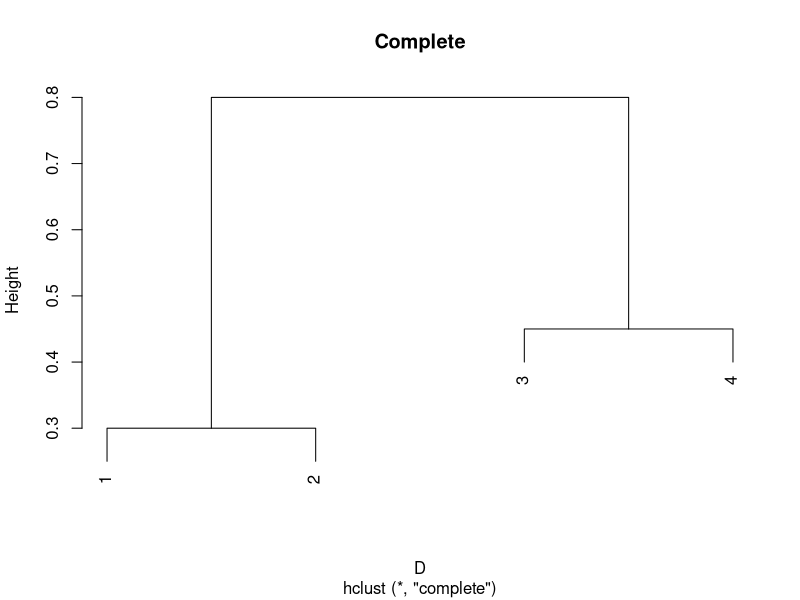
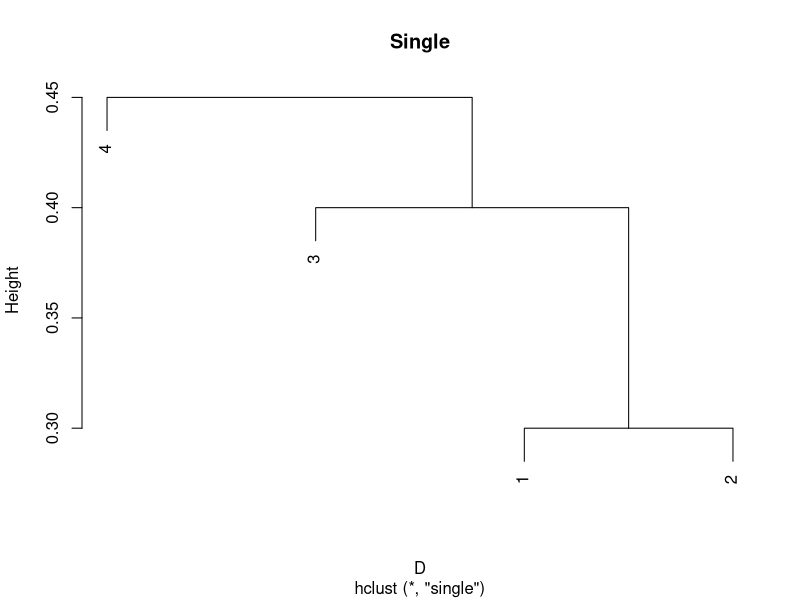
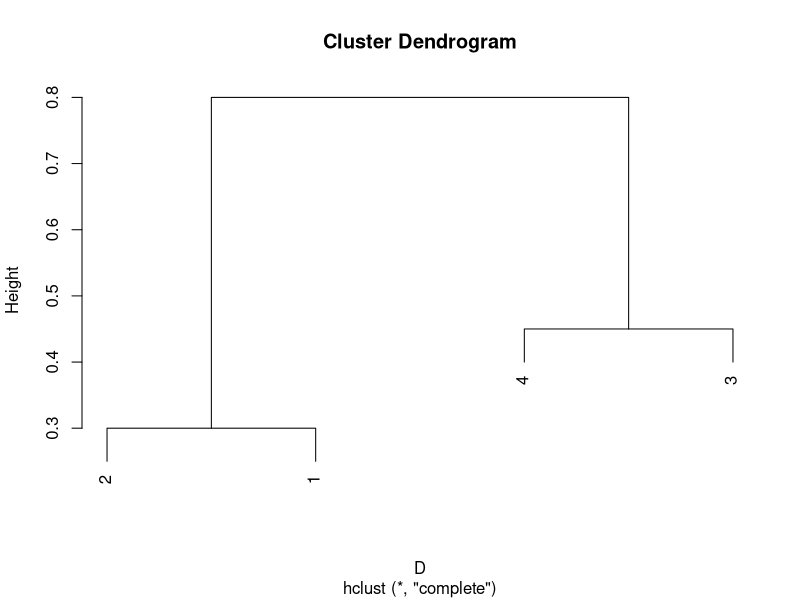
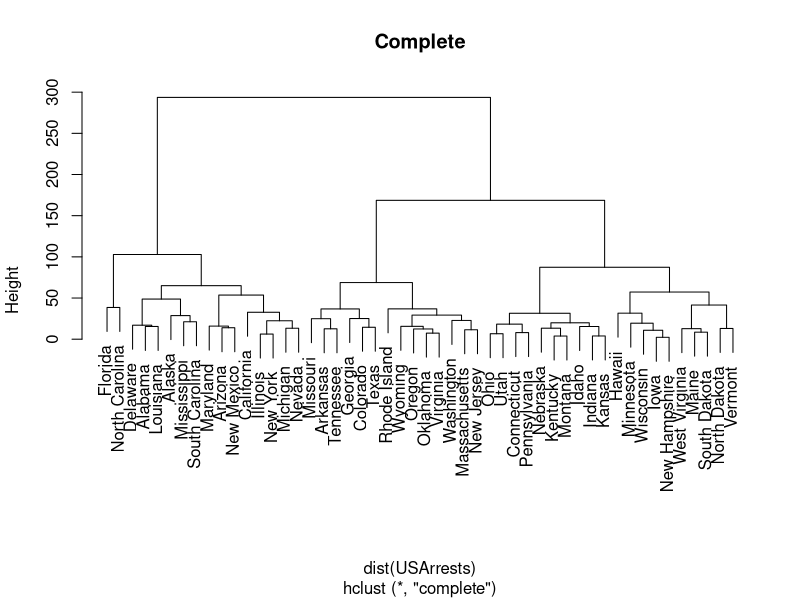
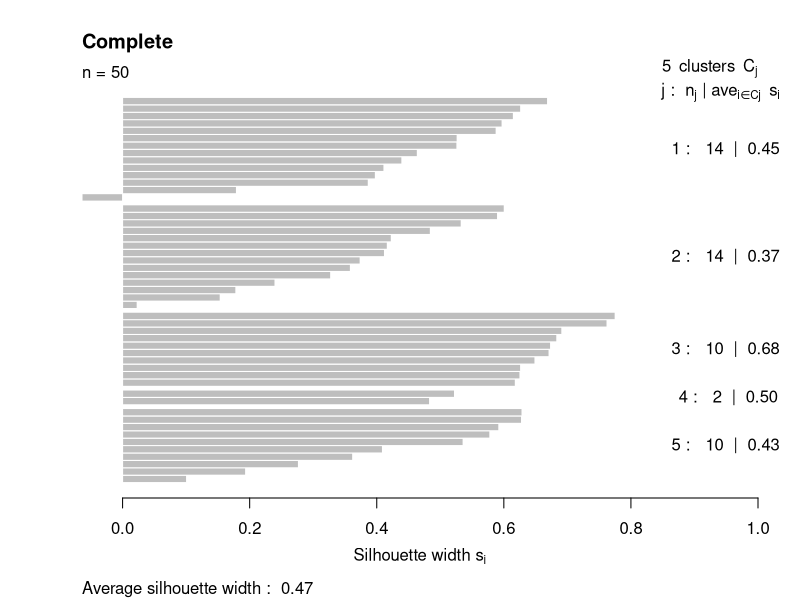
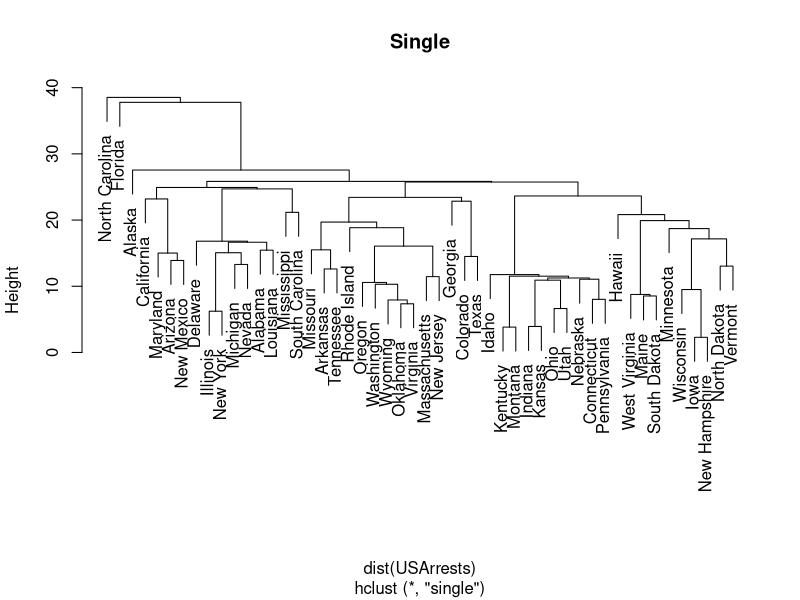
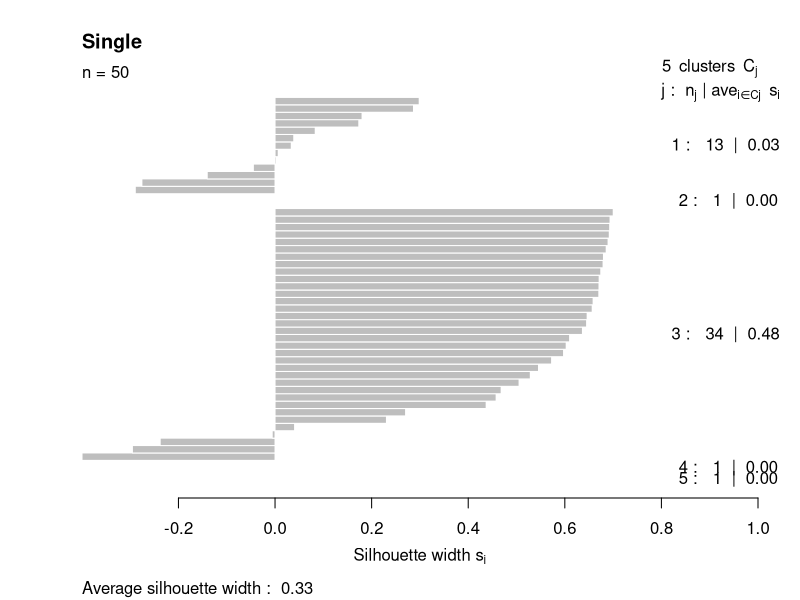
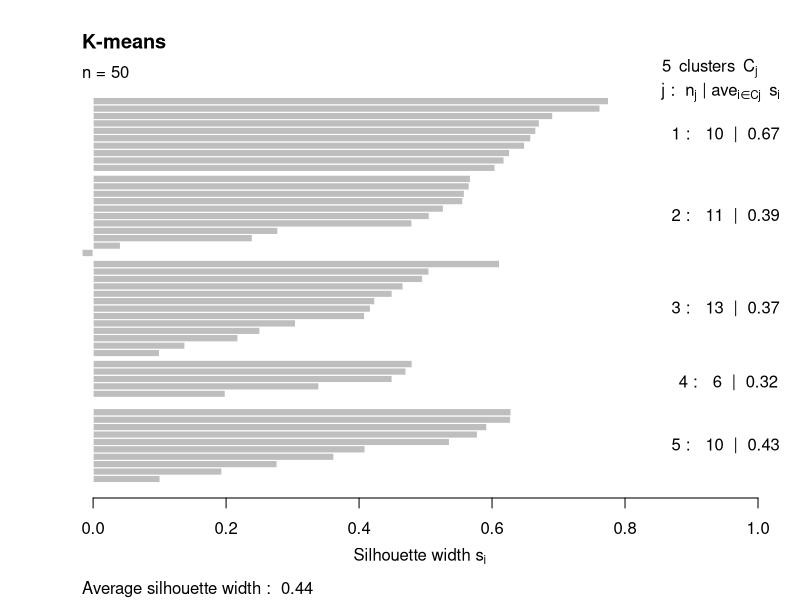

These figures' R source, in order:
## ---- chunk 1
D <- as.dist(matrix(c(0, 0.3, 0.4, 0.7,
                      0.3, 0, 0.5, 0.8,
                      0.4, 0.5, 0, 0.45,
                      0.7, 0.8, 0.45, 0), nrow = 4, ncol = 4))
## ---- chunk 2
plot(hclust(D, method = "complete"), main = "Complete")
## ---- chunk 3
plot(hclust(D, method = "single"), main = "Single")
## ---- chunk 4
plot(hclust(D, method = "complete"), labels = c(2, 1, 4, 3))
## ---- chunk 5
Lambda <- matrix(c(4, 0, 0, 1), nrow = 2, ncol = 2)
U <- matrix(c(0.6, 0.8, -0.8, 0.6), nrow = 2, ncol = 2)
Cov <- U %*% Lambda %*% t(U)
Cov
## ---- chunk 6
Lambda[1, 1]/sum(diag(Lambda))
## ---- chunk 7
X <- c(1, 2)
score <- X %*% U
score
## ---- chunk 8
hc.complete <- hclust(dist(USArrests), method = "complete")
plot(hc.complete, main = "Complete")
## ---- chunk 9
cutree(hc.complete, 5)

library(cluster)
sil.complete <- silhouette(cutree(hc.complete, 5), dist = dist(USArrests))
plot(sil.complete, main = "Complete")
## ---- chunk 10
hc.single <- hclust(dist(USArrests), method = "single")
plot(hc.single, main = "Single")

cutree(hc.single, 5)

sil.single <- silhouette(cutree(hc.single, 5), dist = dist(USArrests))
plot(sil.single, main = "Single")
## ---- chunk 11
km.out <- kmeans(USArrests, centers = 5, nstart = 5)
km.out$cluster
## ---- chunk 12
sil.kmeans <- silhouette(km.out$cluster, dist = dist(USArrests))
plot(sil.kmeans, main = "K-means")
## ---- chunk 13
USArrests.sc <- scale(USArrests)

hc.complete.sc <- hclust(dist(USArrests.sc), method = "complete")
plot(hc.complete.sc, main = "Complete")

cutree(hc.complete.sc, 5)

sil.complete.sc <- silhouette(cutree(hc.complete.sc, 5), dist = dist(USArrests.sc))
plot(sil.complete.sc, main = "Complete")
## ---- chunk 14
hc.single.sc <- hclust(dist(USArrests.sc), method = "single")
plot(hc.single.sc, main = "Single")

cutree(hc.single.sc, 5)

sil.single.sc <- silhouette(cutree(hc.single.sc, 5), dist = dist(USArrests.sc))
plot(sil.single.sc, main = "Single")
## ---- chunk 15
km.out.sc <- kmeans(USArrests.sc, centers = 5, nstart = 5)
km.out.sc$cluster
## ---- chunk 16
sil.kmeans.sc <- silhouette(km.out.sc$cluster, dist = dist(USArrests.sc))
plot(sil.kmeans.sc, main = "K-means")
